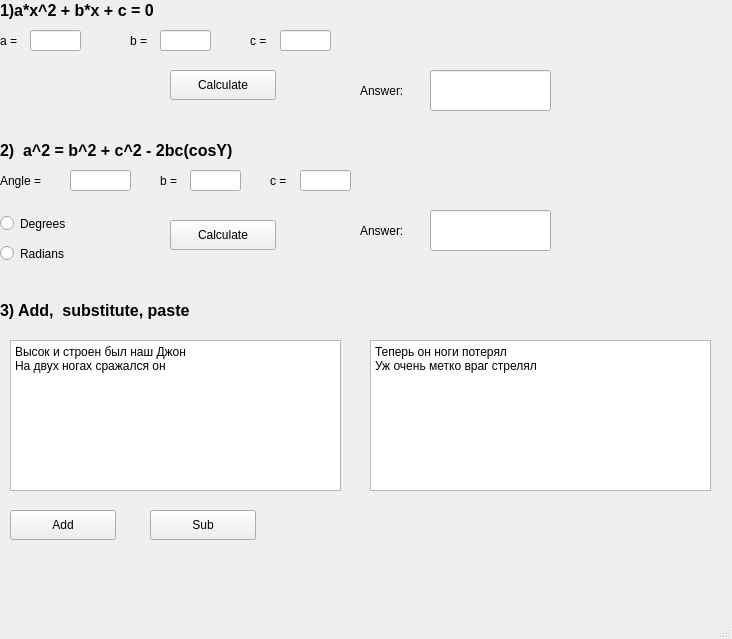
<?xml version="1.0" encoding="UTF-8"?>
<ui version="4.0">
 <class>MainWindow</class>
 <widget class="QMainWindow" name="MainWindow">
  <property name="geometry">
   <rect>
    <x>0</x>
    <y>0</y>
    <width>732</width>
    <height>639</height>
   </rect>
  </property>
  <property name="windowTitle">
   <string>MainWindow</string>
  </property>
  <widget class="QWidget" name="centralwidget">
   <widget class="QLabel" name="label_3">
    <property name="geometry">
     <rect>
      <x>0</x>
      <y>0</y>
      <width>221</width>
      <height>21</height>
     </rect>
    </property>
    <property name="font">
     <font>
      <pointsize>12</pointsize>
      <weight>75</weight>
      <bold>true</bold>
     </font>
    </property>
    <property name="text">
     <string>1)a*x^2 + b*x + c = 0</string>
    </property>
   </widget>
   <widget class="QLabel" name="label_4">
    <property name="geometry">
     <rect>
      <x>0</x>
      <y>30</y>
      <width>31</width>
      <height>21</height>
     </rect>
    </property>
    <property name="text">
     <string>a = </string>
    </property>
   </widget>
   <widget class="QLabel" name="label_5">
    <property name="geometry">
     <rect>
      <x>130</x>
      <y>30</y>
      <width>31</width>
      <height>21</height>
     </rect>
    </property>
    <property name="text">
     <string>b = </string>
    </property>
   </widget>
   <widget class="QLabel" name="label_6">
    <property name="geometry">
     <rect>
      <x>250</x>
      <y>30</y>
      <width>31</width>
      <height>21</height>
     </rect>
    </property>
    <property name="text">
     <string>c = </string>
    </property>
   </widget>
   <widget class="QLineEdit" name="lineEdit_4">
    <property name="geometry">
     <rect>
      <x>30</x>
      <y>30</y>
      <width>51</width>
      <height>21</height>
     </rect>
    </property>
   </widget>
   <widget class="QLineEdit" name="lineEdit_5">
    <property name="geometry">
     <rect>
      <x>160</x>
      <y>30</y>
      <width>51</width>
      <height>21</height>
     </rect>
    </property>
   </widget>
   <widget class="QLineEdit" name="lineEdit_6">
    <property name="geometry">
     <rect>
      <x>280</x>
      <y>30</y>
      <width>51</width>
      <height>21</height>
     </rect>
    </property>
   </widget>
   <widget class="QLabel" name="label_10">
    <property name="geometry">
     <rect>
      <x>360</x>
      <y>80</y>
      <width>80</width>
      <height>21</height>
     </rect>
    </property>
    <property name="text">
     <string>Answer:</string>
    </property>
   </widget>
   <widget class="QLineEdit" name="lineEdit_7">
    <property name="geometry">
     <rect>
      <x>430</x>
      <y>70</y>
      <width>121</width>
      <height>41</height>
     </rect>
    </property>
   </widget>
   <widget class="QPushButton" name="pushButton">
    <property name="geometry">
     <rect>
      <x>170</x>
      <y>70</y>
      <width>106</width>
      <height>30</height>
     </rect>
    </property>
    <property name="text">
     <string>Calculate</string>
    </property>
   </widget>
   <widget class="QLabel" name="label">
    <property name="geometry">
     <rect>
      <x>0</x>
      <y>140</y>
      <width>301</width>
      <height>21</height>
     </rect>
    </property>
    <property name="font">
     <font>
      <pointsize>12</pointsize>
      <weight>75</weight>
      <bold>true</bold>
     </font>
    </property>
    <property name="text">
     <string>2)  a^2 = b^2 + c^2 - 2bc(cosY)</string>
    </property>
   </widget>
   <widget class="QLabel" name="label_2">
    <property name="geometry">
     <rect>
      <x>0</x>
      <y>170</y>
      <width>61</width>
      <height>21</height>
     </rect>
    </property>
    <property name="text">
     <string>Angle = </string>
    </property>
   </widget>
   <widget class="QLabel" name="label_7">
    <property name="geometry">
     <rect>
      <x>160</x>
      <y>170</y>
      <width>31</width>
      <height>21</height>
     </rect>
    </property>
    <property name="text">
     <string>b = </string>
    </property>
   </widget>
   <widget class="QLabel" name="label_8">
    <property name="geometry">
     <rect>
      <x>270</x>
      <y>170</y>
      <width>31</width>
      <height>21</height>
     </rect>
    </property>
    <property name="text">
     <string>c = </string>
    </property>
   </widget>
   <widget class="QLineEdit" name="lineEdit">
    <property name="geometry">
     <rect>
      <x>70</x>
      <y>170</y>
      <width>61</width>
      <height>21</height>
     </rect>
    </property>
   </widget>
   <widget class="QLineEdit" name="lineEdit_2">
    <property name="geometry">
     <rect>
      <x>190</x>
      <y>170</y>
      <width>51</width>
      <height>21</height>
     </rect>
    </property>
   </widget>
   <widget class="QLineEdit" name="lineEdit_3">
    <property name="geometry">
     <rect>
      <x>300</x>
      <y>170</y>
      <width>51</width>
      <height>21</height>
     </rect>
    </property>
   </widget>
   <widget class="QPushButton" name="pushButton_2">
    <property name="geometry">
     <rect>
      <x>170</x>
      <y>220</y>
      <width>106</width>
      <height>30</height>
     </rect>
    </property>
    <property name="text">
     <string>Calculate</string>
    </property>
   </widget>
   <widget class="QLabel" name="label_9">
    <property name="geometry">
     <rect>
      <x>360</x>
      <y>220</y>
      <width>71</width>
      <height>21</height>
     </rect>
    </property>
    <property name="text">
     <string>Answer:</string>
    </property>
   </widget>
   <widget class="QLineEdit" name="lineEdit_8">
    <property name="geometry">
     <rect>
      <x>430</x>
      <y>210</y>
      <width>121</width>
      <height>41</height>
     </rect>
    </property>
   </widget>
   <widget class="QRadioButton" name="radioButton">
    <property name="geometry">
     <rect>
      <x>0</x>
      <y>210</y>
      <width>101</width>
      <height>27</height>
     </rect>
    </property>
    <property name="text">
     <string>Degrees</string>
    </property>
   </widget>
   <widget class="QRadioButton" name="radioButton_2">
    <property name="geometry">
     <rect>
      <x>0</x>
      <y>240</y>
      <width>133</width>
      <height>27</height>
     </rect>
    </property>
    <property name="text">
     <string>Radians</string>
    </property>
   </widget>
   <widget class="QLabel" name="label_11">
    <property name="geometry">
     <rect>
      <x>0</x>
      <y>300</y>
      <width>281</width>
      <height>21</height>
     </rect>
    </property>
    <property name="font">
     <font>
      <pointsize>12</pointsize>
      <weight>75</weight>
      <bold>true</bold>
     </font>
    </property>
    <property name="text">
     <string>3) Add,  substitute, paste</string>
    </property>
   </widget>
   <widget class="QPlainTextEdit" name="plainTextEdit">
    <property name="geometry">
     <rect>
      <x>10</x>
      <y>340</y>
      <width>331</width>
      <height>151</height>
     </rect>
    </property>
    <property name="plainText">
     <string>Высок и строен был наш Джон
На двух ногах сражался он</string>
    </property>
   </widget>
   <widget class="QPlainTextEdit" name="plainTextEdit_2">
    <property name="geometry">
     <rect>
      <x>370</x>
      <y>340</y>
      <width>341</width>
      <height>151</height>
     </rect>
    </property>
    <property name="plainText">
     <string>Теперь он ноги потерял 
Уж очень метко враг стрелял</string>
    </property>
   </widget>
   <widget class="QPushButton" name="pushButton_3">
    <property name="geometry">
     <rect>
      <x>10</x>
      <y>510</y>
      <width>106</width>
      <height>30</height>
     </rect>
    </property>
    <property name="text">
     <string>Add</string>
    </property>
   </widget>
   <widget class="QPushButton" name="pushButton_4">
    <property name="geometry">
     <rect>
      <x>150</x>
      <y>510</y>
      <width>106</width>
      <height>30</height>
     </rect>
    </property>
    <property name="text">
     <string>Sub</string>
    </property>
   </widget>
  </widget>
  <widget class="QMenuBar" name="menubar">
   <property name="geometry">
    <rect>
     <x>0</x>
     <y>0</y>
     <width>732</width>
     <height>26</height>
    </rect>
   </property>
  </widget>
  <widget class="QStatusBar" name="statusbar"/>
 </widget>
 <resources/>
 <connections/>
</ui>
